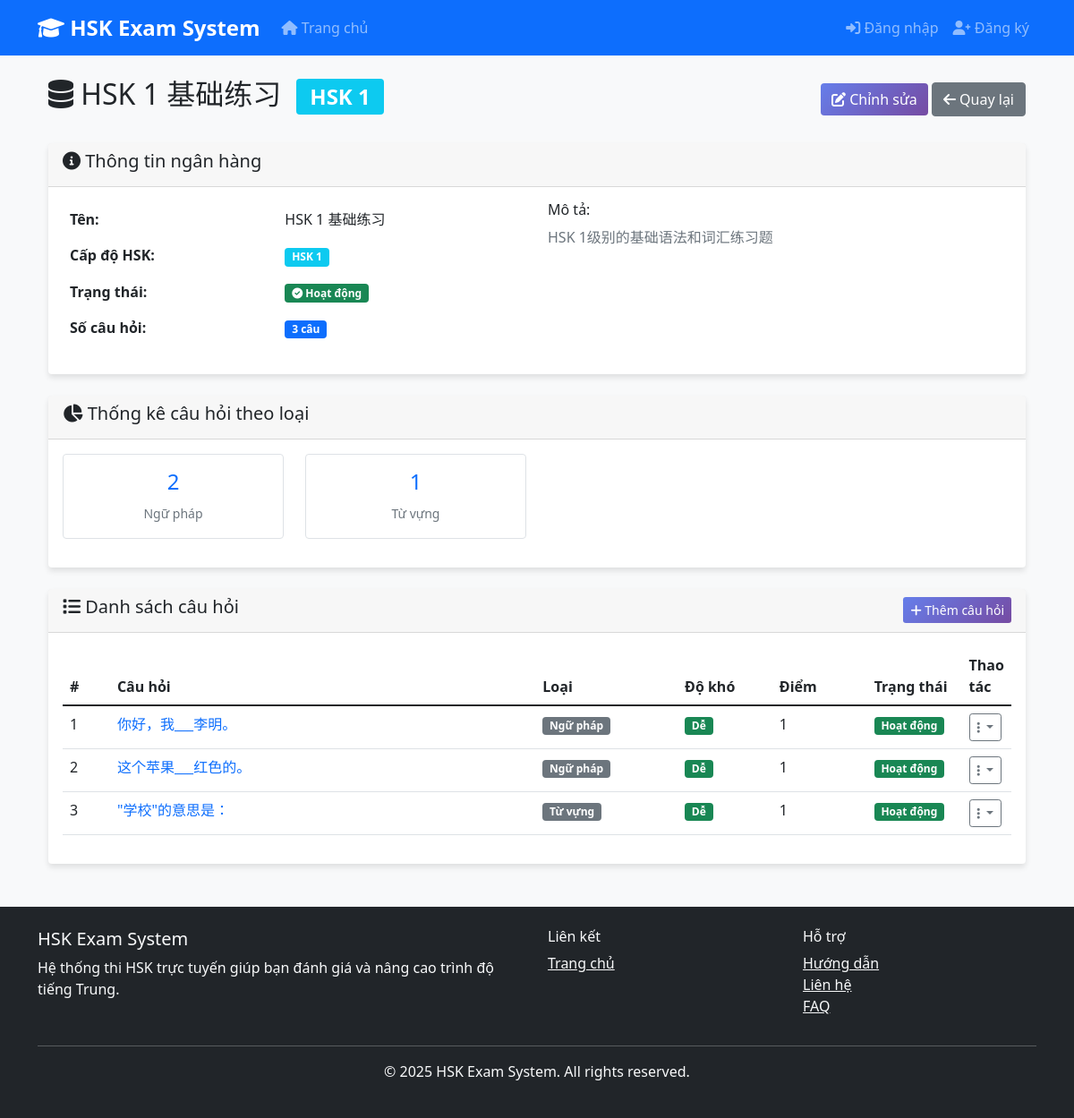
The app's page /questions/banks/4/ with its own data.
### apps/questions/models.py (models this page shows, shortened)
class QuestionBank(TimeStampedModel):
    name = models.CharField(
        max_length=200,
        verbose_name="Tên ngân hàng câu hỏi"
    )
    description = models.TextField(
        blank=True,
        verbose_name="Mô tả"
    )
    hsk_level = models.ForeignKey(
        HSKLevel,
        on_delete=models.CASCADE,
        verbose_name="Cấp độ HSK"
    )
    questions = models.ManyToManyField(
        Question,
        related_name='question_banks',
        blank=True,
        verbose_name="Câu hỏi"
    )
    is_active = models.BooleanField(
        default=True,
        verbose_name="Kích hoạt"
    )
    class Meta:
        verbose_name = 'Ngân hàng câu hỏi'
        verbose_name_plural = 'Ngân hàng câu hỏi'
        constraints = [
            models.UniqueConstraint(
                fields=['name', 'hsk_level'],
                name='unique_questionbank_name_per_level'
            )
        ]
    def question_count(self):
        return self.questions.count()
    question_count.short_description = 'Số câu hỏi'
    def questions_by_type(self):
        from django.db.models import Count
        return self.questions.values('question_type__name').annotate(
            count=Count('id')
        ).order_by('question_type__name')

class QuestionType(models.Model):
    name = models.CharField(max_length=50, unique=True)
    description = models.TextField(blank=True)
    class Meta:
        verbose_name = 'Question Type'
        verbose_name_plural = 'Question Types'

class Question(TimeStampedModel):
    DIFFICULTY_CHOICES = [
        ('easy', 'Dễ'),
        ('medium', 'Trung bình'),
        ('hard', 'Khó'),
    ]
    question_text = models.TextField(
        verbose_name="Câu hỏi",
        help_text="Nội dung câu hỏi"
    )
    question_type = models.ForeignKey(
        QuestionType,
        on_delete=models.CASCADE,
        verbose_name="Loại câu hỏi"
    )
    hsk_level = models.ForeignKey(
        HSKLevel,
        on_delete=models.CASCADE,
        verbose_name="Cấp độ HSK"
    )
    difficulty = models.CharField(
        max_length=10,
        choices=DIFFICULTY_CHOICES,
        default='medium',
        verbose_name="Độ khó"
    )
    passage = models.TextField(
        blank=True,
        verbose_name="Đoạn văn",
        help_text="Đoạn văn đọc hiểu (nếu có)"
    )
    audio_file = models.FileField(
        upload_to='questions/audio/',
        blank=True,
        null=True,
        verbose_name="File âm thanh",
        help_text="File âm thanh cho câu hỏi nghe"
    )
    explanation = models.TextField(
        blank=True,
        verbose_name="Giải thích",
        help_text="Giải thích đáp án đúng"
    )
    points = models.IntegerField(
        default=1,
        validators=[MinValueValidator(1), MaxValueValidator(10)],
        verbose_name="Điểm số",
        help_text="Điểm số cho câu hỏi (1-10)"
    )
    is_active = models.BooleanField(
        default=True,
        verbose_name="Kích hoạt"
    )
    class Meta:
        ordering = ['hsk_level', 'question_type', 'created_at']
        verbose_name = 'Câu hỏi'
        verbose_name_plural = 'Câu hỏi'
        indexes = [
            models.Index(fields=['hsk_level', 'question_type']),
            models.Index(fields=['is_active', 'hsk_level']),
        ]

### apps/common/models.py (models this page shows, shortened)
class HSKLevel(models.Model):
    level = models.IntegerField(unique=True)
    name = models.CharField(max_length=20)
    description = models.TextField(blank=True)
    vocabulary_count = models.IntegerField(default=0)
    class Meta:
        ordering = ['level']
        verbose_name = 'HSK Level'
        verbose_name_plural = 'HSK Levels'

### apps/questions/views.py (the view)
# urls.py: path('banks/<int:pk>/', views.QuestionBankDetailView.as_view(), name='banks_detail'),
class QuestionBankDetailView(DetailView):
    model = QuestionBank
    template_name = 'questions/questionbank_detail.html'
    context_object_name = 'question_bank'
    def get_context_data(self, **kwargs):
        context = super().get_context_data(**kwargs)
        context['questions'] = self.object.questions.select_related(
            'question_type', 'hsk_level'
        ).order_by('question_type', 'created_at')
        context['questions_by_type'] = self.object.questions_by_type()
        return context

### templates/questions/questionbank_detail.html (shortened to what this page needs)
{% extends 'base.html' %}
{% block content %}
<div class="container mt-4">
    <div class="row">
        <div class="col-md-12">
            <div class="d-flex justify-content-between align-items-center mb-4">
                <h2>
                    <i class="fas fa-database"></i> {{ object.name }}
                    <span class="badge bg-info ms-2">{{ object.hsk_level.name }}</span>
                </h2>
                <div>
                    <a href="{% url 'questions:banks_update' object.pk %}" class="btn btn-primary">
                        <i class="fas fa-edit"></i> Chỉnh sửa
                    </a>
                    <a href="{% url 'questions:banks_list' %}" class="btn btn-secondary">
                        <i class="fas fa-arrow-left"></i> Quay lại
                    </a>
                </div>
            </div>
            <div class="card mb-4">
                <div class="card-header">
                    <h5><i class="fas fa-info-circle"></i> Thông tin ngân hàng</h5>
                </div>
                <div class="card-body">
                    <div class="row">
                        <div class="col-md-6">
                            <table class="table table-borderless">
                                <tr>
                                    <td><strong>Tên:</strong></td>
                                    <td>{{ object.name }}</td>
                                </tr>
                                <tr>
                                    <td><strong>Cấp độ HSK:</strong></td>
                                    <td><span class="badge bg-info">{{ object.hsk_level.name }}</span></td>
                                </tr>
                                <tr>
                                    <td><strong>Trạng thái:</strong></td>
                                    <td>
                                        {% if object.is_active %}
                                            <span class="badge bg-success">
                                                <i class="fas fa-check-circle"></i> Hoạt động
                                            </span>
                                        {% else %}
                                            <span class="badge bg-danger">
                                                <i class="fas fa-times-circle"></i> Ngừng hoạt động
                                            </span>
                                        {% endif %}
                                    </td>
                                </tr>
                                <tr>
                                    <td><strong>Số câu hỏi:</strong></td>
                                    <td>
                                        <span class="badge bg-primary">{{ object.question_count }} câu</span>
                                    </td>
                                </tr>
                            </table>
                        </div>
                        <div class="col-md-6">
                            {% if object.description %}
                                <h6>Mô tả:</h6>
                                <p class="text-muted">{{ object.description }}</p>
                            {% else %}
                                <p class="text-muted fst-italic">Chưa có mô tả</p>
                            {% endif %}
                        </div>
                    </div>
                </div>
            </div>
            {% if questions_by_type %}
                <div class="card mb-4">
                    <div class="card-header">
                        <h5><i class="fas fa-chart-pie"></i> Thống kê câu hỏi theo loại</h5>
                    </div>
                    <div class="card-body">
                        <div class="row">
                            {% for stat in questions_by_type %}
                                <div class="col-md-3 mb-3">
                                    <div class="text-center p-3 border rounded">
                                        <h4 class="text-primary">{{ stat.count }}</h4>
                                        <small class="text-muted">{{ stat.question_type__name }}</small>
                                    </div>
                                </div>
                            {% endfor %}
                        </div>
                    </div>
                </div>
            {% endif %}
            <div class="card">
                <div class="card-header d-flex justify-content-between align-items-center">
                    <h5><i class="fas fa-list"></i> Danh sách câu hỏi</h5>
                    <div>
                        <a href="{% url 'questions:create' %}?bank={{ object.pk }}" class="btn btn-sm btn-primary">
                            <i class="fas fa-plus"></i> Thêm câu hỏi
                        </a>
                    </div>
                </div>
                <div class="card-body">
                    {% if object.questions.exists %}
                        <div class="table-responsive">
                            <table class="table table-hover">
                                <thead>
                                    <tr>
                                        <th width="5%">#</th>
                                        <th width="45%">Câu hỏi</th>
                                        <th width="15%">Loại</th>
                                        <th width="10%">Độ khó</th>
                                        <th width="10%">Điểm</th>
                                        <th width="10%">Trạng thái</th>
                                        <th width="5%">Thao tác</th>
                                    </tr>
                                </thead>
                                <tbody>
                                    {% for question in object.questions.all %}
                                        <tr>
                                            <td>{{ forloop.counter }}</td>
                                            <td>
                                                <a href="{% url 'questions:detail' question.pk %}" class="text-decoration-none">
                                                    {{ question.question_text|truncatewords:10 }}
                                                </a>
                                            </td>
                                            <td>
                                                <span class="badge bg-secondary">{{ question.question_type.name }}</span>
                                            </td>
                                            <td>
                                                {% if question.difficulty == 'easy' %}
                                                    <span class="badge bg-success">Dễ</span>
                                                {% elif question.difficulty == 'medium' %}
                                                    <span class="badge bg-warning">Trung bình</span>
                                                {% elif question.difficulty == 'hard' %}
                                                    <span class="badge bg-danger">Khó</span>
                                                {% else %}
                                                    <span class="badge bg-secondary">-</span>
                                                {% endif %}
                                            </td>
                                            <td>{{ question.points }}</td>
                                            <td>
                                                {% if question.is_active %}
                                                    <span class="badge bg-success">Hoạt động</span>
                                                {% else %}
                                                    <span class="badge bg-danger">Ngừng</span>
                                                {% endif %}
                                            </td>
                                            <td>
                                                <div class="dropdown">
                                                    <button class="btn btn-sm btn-outline-secondary dropdown-toggle"
                                                            type="button" data-bs-toggle="dropdown">
                                                        <i class="fas fa-ellipsis-v"></i>
                                                    </button>
                                                </div>
                                            </td>
                                        </tr>
                                    {% endfor %}
                                </tbody>
                            </table>
                        </div>
                    {% endif %}
                </div>
            </div>
        </div>
    </div>
</div>
{% endblock %}

### static/css/style.css (style rules this page uses)
body { font-family: 'Segoe UI', Tahoma, Geneva, Verdana, sans-serif; background-color: #f8f9fa; }
.card { box-shadow: 0 4px 6px rgba(0, 0, 0, 0.1); border: none; transition: transform 0.2s; }
.btn-primary { background: linear-gradient(135deg, #667eea 0%, #764ba2 100%); border: none; }

### records on screen
QuestionBank: name "HSK 1 基础练习", hsk_level.name "HSK 1", question_count "3", description "HSK 1级别的基础语法和词汇练习题"
QuestionType: count "2", question_type__name "Ngữ pháp"
QuestionType: count "1", question_type__name "Từ vựng"
Question: question_text "你好，我___李明。", question_type.name "Ngữ pháp", difficulty "Dễ", points "1", is_active "Hoạt động"
Question: question_text "这个苹果___红色的。", question_type.name "Ngữ pháp", difficulty "Dễ", points "1", is_active "Hoạt động"
Question: question_text "\"学校\"的意思是：", question_type.name "Từ vựng", difficulty "Dễ", points "1", is_active "Hoạt động"
